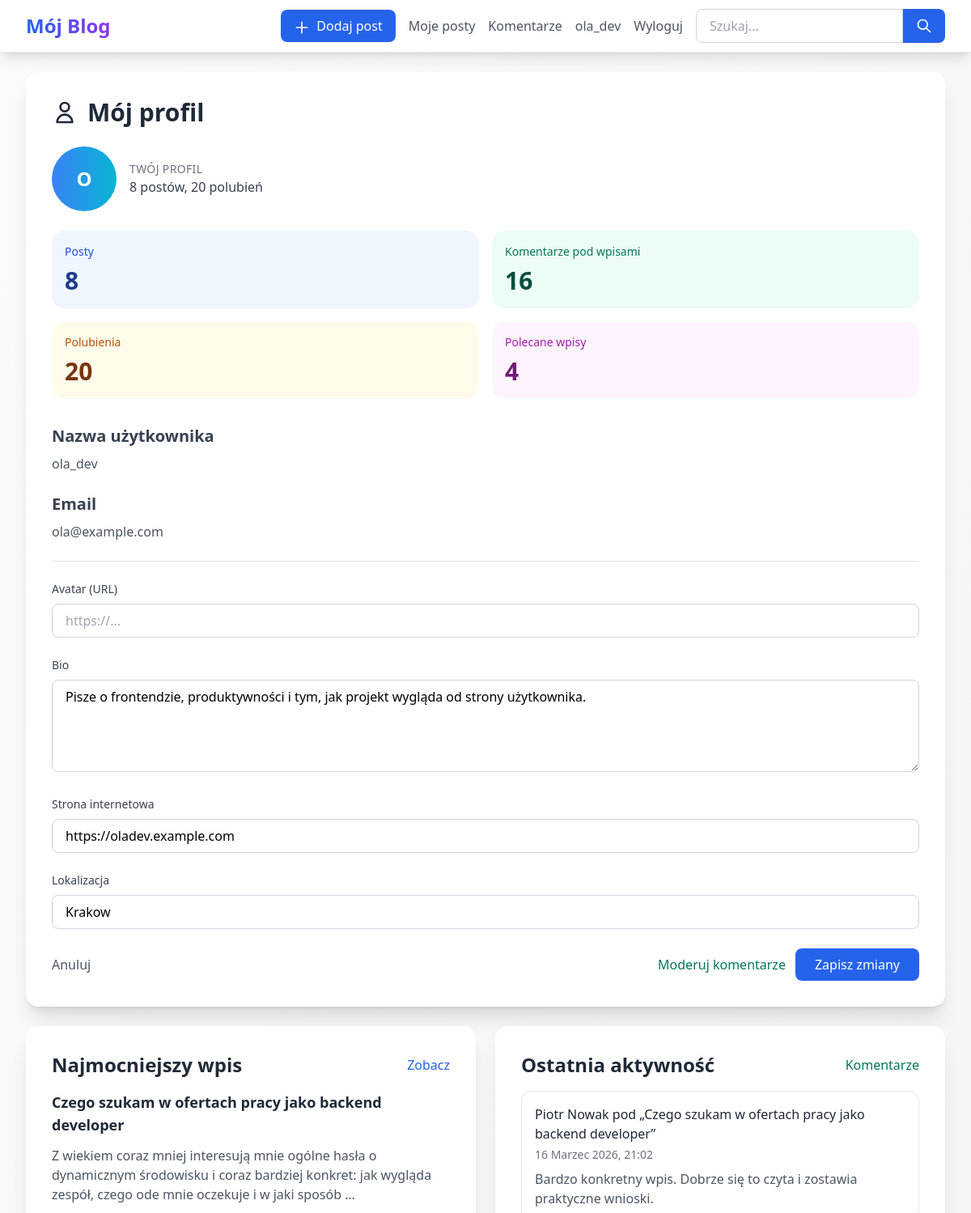
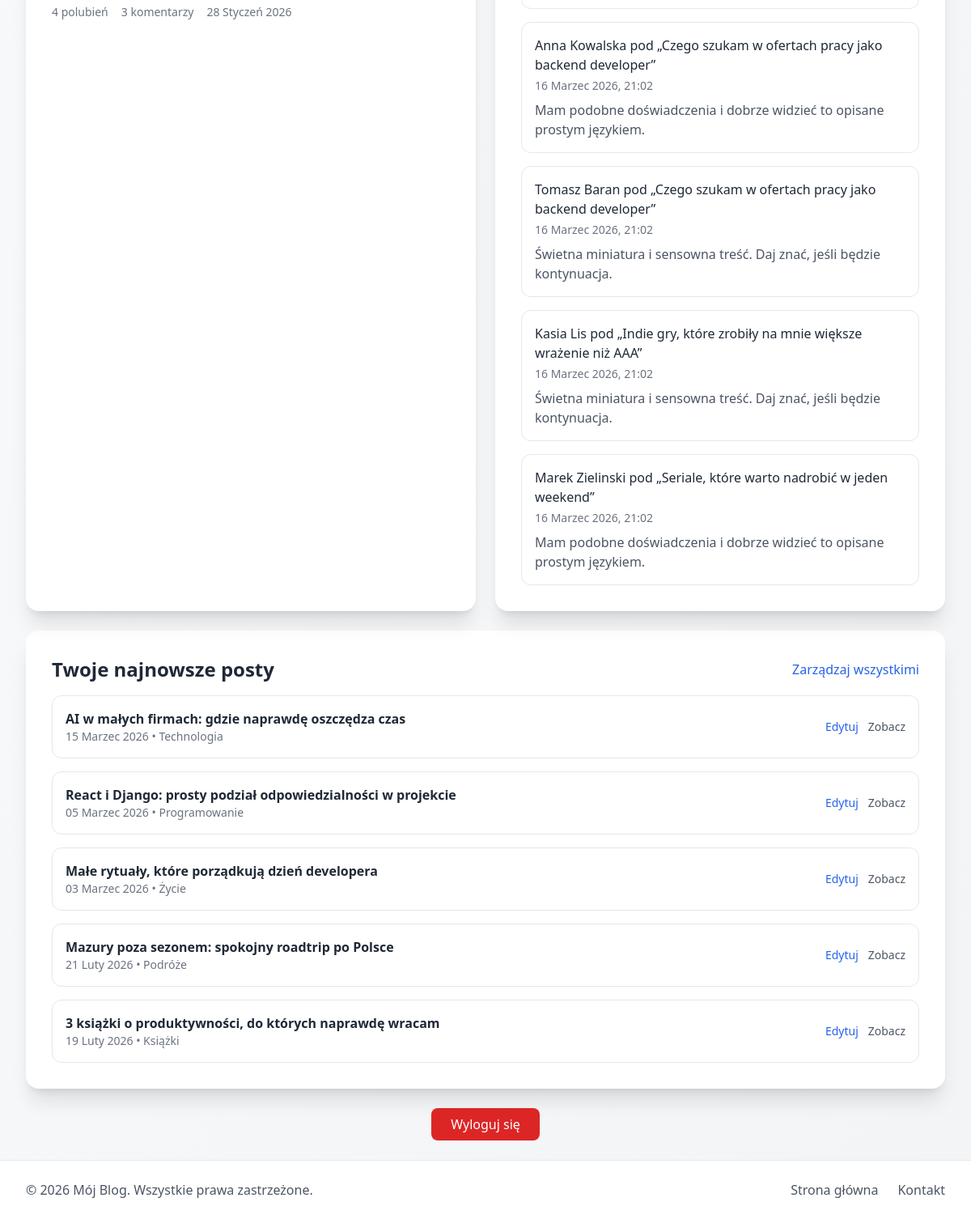
Page /profile/ (signed in) on the committed database (2 pictures, top to bottom).
### blog/models.py (models this page shows, shortened)
class Profile(models.Model):
    user = models.OneToOneField(settings.AUTH_USER_MODEL, on_delete=models.CASCADE, related_name='profile')
    avatar = models.URLField(blank=True)
    bio = models.TextField(blank=True)
    website = models.URLField(blank=True)
    location = models.CharField(max_length=100, blank=True)
    created_at = models.DateTimeField(auto_now_add=True)
    class Meta:
        verbose_name = 'Profil użytkownika'
        verbose_name_plural = 'Profile użytkowników'

class Post(models.Model):
    author = models.ForeignKey(
        settings.AUTH_USER_MODEL,
        on_delete=models.SET_NULL,
        related_name='posts',
        null=True,
        blank=True,
    )
    title = models.CharField(max_length=200)
    slug = models.SlugField(unique=True, blank=True)
    content = models.TextField()
    image_url = models.URLField(blank=True)
    category = models.ForeignKey(Category, on_delete=models.CASCADE, related_name='posts', null=True, blank=True)
    tags = models.ManyToManyField(Tag, blank=True)
    created_at = models.DateTimeField(auto_now_add=True)
    updated_at = models.DateTimeField(auto_now=True)
    is_published = models.BooleanField(default=True)
    is_featured = models.BooleanField(default=False)
    class Meta:
        verbose_name = 'Post'
        verbose_name_plural = 'Posty'
        ordering = ['-created_at']

class Comment(models.Model):
    post = models.ForeignKey(Post, on_delete=models.CASCADE, related_name='comments')
    name = models.CharField(max_length=100)
    email = models.EmailField()
    content = models.TextField()
    created_at = models.DateTimeField(auto_now_add=True)
    is_approved = models.BooleanField(default=False)
    class Meta:
        verbose_name = 'Komentarz'
        verbose_name_plural = 'Komentarze'
        ordering = ['created_at']

class Category(models.Model):
    name = models.CharField(max_length=200)
    slug = models.SlugField(unique=True)
    class Meta:
        verbose_name = 'Kategoria'
        verbose_name_plural = 'Kategorie'
        ordering = ['name']

### blog/views.py (the view)
# urls.py: path('profile/', views.profile, name='profile'),
@login_required(login_url='login')
def profile(request):
    profile_obj, _ = Profile.objects.get_or_create(user=request.user)
    if request.method == 'POST':
        form = ProfileForm(request.POST, instance=profile_obj)
        if form.is_valid():
            form.save()
            return redirect('profile')
    else:
        form = ProfileForm(instance=profile_obj)
    authored_posts = get_user_posts_queryset(request.user)
    recent_comments = get_user_comments_queryset(request.user)[:5]
    top_post = authored_posts.order_by('-like_count', '-approved_comment_count', '-created_at').first()
    return render(
        request,
        'registration/profile.html',
        {
            'form': form,
            'authored_posts': authored_posts[:5],
            'authored_posts_count': authored_posts.count(),
            'featured_posts_count': authored_posts.filter(is_featured=True).count(),
            'likes_received_count': Like.objects.filter(post__author=request.user).count(),
            'comments_received_count': Comment.objects.filter(post__author=request.user, is_approved=True).count(),
            'recent_comments': recent_comments,
            'top_post': top_post,
        },
    )

### blog/templates/registration/profile.html (shortened to what this page needs)
{% extends 'blog/base.html' %}
{% block content %}
<div class="px-4 sm:px-0">
    <div class="max-w-6xl mx-auto">
        <div class="bg-white rounded-2xl shadow-xl p-8">
            <h1 class="text-3xl font-bold text-gray-800 mb-6 flex items-center">
                <svg class="w-8 h-8 mr-3" fill="none" stroke="currentColor" viewBox="0 0 24 24">
                    <path stroke-linecap="round" stroke-linejoin="round" stroke-width="2" d="M16 7a4 4 0 11-8 0 4 4 0 018 0zM12 14a7 7 0 00-7 7h14a7 7 0 00-7-7z"></path>
                </svg>
                Mój profil
            </h1>
            <div class="flex items-center gap-4 mb-6">
                {% if user.profile.avatar %}
                <img src="{{ user.profile.avatar }}" alt="{{ user.username }}" class="w-20 h-20 rounded-full object-cover">
                {% else %}
                <div class="w-20 h-20 rounded-full bg-gradient-to-r from-blue-500 to-cyan-500 flex items-center justify-center text-white text-2xl font-bold">
                    {{ user.username|slice:":1"|upper }}
                </div>
                {% endif %}
                <div>
                    <p class="text-sm uppercase tracking-wide text-gray-500">Twój profil</p>
                    <p class="text-gray-700">{{ authored_posts_count }} postów, {{ likes_received_count }} polubień</p>
                </div>
            </div>
            <div class="grid grid-cols-1 sm:grid-cols-2 xl:grid-cols-4 gap-4 mb-8">
                <div class="rounded-2xl bg-blue-50 p-4">
                    <p class="text-sm text-blue-700">Posty</p>
                    <p class="text-3xl font-bold text-blue-900 mt-2">{{ authored_posts_count }}</p>
                </div>
                <div class="rounded-2xl bg-emerald-50 p-4">
                    <p class="text-sm text-emerald-700">Komentarze pod wpisami</p>
                    <p class="text-3xl font-bold text-emerald-900 mt-2">{{ comments_received_count }}</p>
                </div>
                <div class="rounded-2xl bg-amber-50 p-4">
                    <p class="text-sm text-amber-700">Polubienia</p>
                    <p class="text-3xl font-bold text-amber-900 mt-2">{{ likes_received_count }}</p>
                </div>
                <div class="rounded-2xl bg-fuchsia-50 p-4">
                    <p class="text-sm text-fuchsia-700">Polecane wpisy</p>
                    <p class="text-3xl font-bold text-fuchsia-900 mt-2">{{ featured_posts_count }}</p>
                </div>
            </div>
            <div class="mb-6">
                <h2 class="text-xl font-semibold text-gray-700 mb-2">Nazwa użytkownika</h2>
                <p class="text-gray-600">{{ user.username }}</p>
            </div>
            <div class="mb-6">
                <h2 class="text-xl font-semibold text-gray-700 mb-2">Email</h2>
                <p class="text-gray-600">{{ user.email }}</p>
            </div>
            <hr class="my-6">
            <form method="POST" class="space-y-6">
                <div>
                    <label class="block text-sm font-medium text-gray-700 mb-2">Avatar (URL)</label>
                    {{ form.avatar }}
                </div>
                <div>
                    <label class="block text-sm font-medium text-gray-700 mb-2">Bio</label>
                    {{ form.bio }}
                </div>
                <div>
                    <label class="block text-sm font-medium text-gray-700 mb-2">Strona internetowa</label>
                    {{ form.website }}
                </div>
                <div>
                    <label class="block text-sm font-medium text-gray-700 mb-2">Lokalizacja</label>
                    {{ form.location }}
                </div>
                <div class="flex items-center justify-between">
                    <a href="{% url 'post_list' %}" class="text-gray-600 hover:text-gray-800 font-medium">
                        Anuluj
                    </a>
                    <div class="flex items-center gap-3">
                        <a href="{% url 'my_comments' %}" class="text-emerald-700 hover:text-emerald-900 font-medium">Moderuj komentarze</a>
                        <button type="submit" class="bg-blue-600 text-white px-6 py-2 rounded-lg hover:bg-blue-700 transition font-medium">
                            Zapisz zmiany
                        </button>
                    </div>
                </div>
            </form>
        </div>
        <div class="mt-6 grid grid-cols-1 lg:grid-cols-2 gap-6">
            <section class="bg-white rounded-2xl shadow-xl p-8">
                <div class="flex items-center justify-between gap-4 mb-4">
                    <h2 class="text-2xl font-bold text-gray-800">Najmocniejszy wpis</h2>
                    {% if top_post %}
                    <a href="{% url 'post_detail' top_post.slug %}" class="text-blue-600 hover:text-blue-800 font-medium">Zobacz</a>
                    {% endif %}
                </div>
                {% if top_post %}
                <p class="text-lg font-semibold text-gray-800">{{ top_post.title }}</p>
                <p class="text-gray-600 mt-3">{{ top_post.content|truncatewords:26 }}</p>
                <div class="mt-4 flex flex-wrap gap-4 text-sm text-gray-500">
                    <span>{{ top_post.like_count }} polubień</span>
                    <span>{{ top_post.approved_comment_count }} komentarzy</span>
                    <span>{{ top_post.created_at|date:"d F Y" }}</span>
                </div>
                {% else %}
                <p class="text-gray-600">Nie masz jeszcze wpisu, który można wyróżnić w statystykach.</p>
                {% endif %}
            </section>
            <section class="bg-white rounded-2xl shadow-xl p-8">
                <div class="flex items-center justify-between gap-4 mb-4">
                    <h2 class="text-2xl font-bold text-gray-800">Ostatnia aktywność</h2>
                    <a href="{% url 'my_comments' %}" class="text-emerald-700 hover:text-emerald-900 font-medium">Komentarze</a>
                </div>
                {% if recent_comments %}
                <div class="space-y-4">
                    {% for comment in recent_comments %}
                    <div class="border border-gray-200 rounded-xl p-4">
                        <p class="font-medium text-gray-800">{{ comment.name }} pod „{{ comment.post.title }}”</p>
                        <p class="text-sm text-gray-500 mt-1">{{ comment.created_at|date:"d F Y, H:i" }}</p>
                        <p class="text-gray-600 mt-2">{{ comment.content|truncatewords:18 }}</p>
                    </div>
                    {% endfor %}
                </div>
                {% else %}
                <p class="text-gray-600">Brak ostatniej aktywności pod Twoimi postami.</p>
                {% endif %}
            </section>
        </div>
        <div class="mt-6 bg-white rounded-2xl shadow-xl p-8">
            <div class="flex items-center justify-between gap-4 flex-wrap mb-4">
                <h2 class="text-2xl font-bold text-gray-800">Twoje najnowsze posty</h2>
                <a href="{% url 'my_posts' %}" class="text-blue-600 hover:text-blue-800 font-medium">Zarządzaj wszystkimi</a>
            </div>
            {% if authored_posts %}
            <div class="space-y-4">
                {% for post in authored_posts %}
                <div class="border border-gray-200 rounded-xl p-4">
                    <div class="flex items-center justify-between gap-4">
                        <div>
                            <a href="{% url 'post_detail' post.slug %}" class="font-semibold text-gray-800 hover:text-blue-600">{{ post.title }}</a>
                            <p class="text-sm text-gray-500">{{ post.created_at|date:"d F Y" }}{% if post.category %} • {{ post.category.name }}{% endif %}</p>
                        </div>
                        <div class="flex items-center gap-3">
                            <a href="{% url 'edit_post' post.slug %}" class="text-sm text-blue-600 font-medium">Edytuj</a>
                            <a href="{% url 'post_detail' post.slug %}" class="text-sm text-gray-600 font-medium">Zobacz</a>
                        </div>
                    </div>
                </div>
                {% endfor %}
            </div>
            {% else %}
            <p class="text-gray-600">Nie masz jeszcze żadnych opublikowanych postów.</p>
            {% endif %}
        </div>
        <div class="mt-6 text-center">
            <a href="{% url 'logout' %}" class="inline-block bg-red-600 text-white px-6 py-2 rounded-lg hover:bg-red-700 transition font-medium">
                Wyloguj się
            </a>
        </div>
    </div>
</div>
{% endblock %}

### blog/templates/blog/base.html (shortened to what this page needs)
<!DOCTYPE html>
<html lang="pl">
<head>
    <script src="https://cdn.tailwindcss.com"></script>
</head>
<body class="bg-gradient-to-br from-gray-50 to-gray-100 min-h-screen flex flex-col">
    <nav class="bg-white shadow-lg border-b border-gray-200">
        <div class="max-w-7xl mx-auto px-4 sm:px-6 lg:px-8">
            <div class="flex justify-between h-16">
                <div class="flex items-center">
                    <a href="{% url 'post_list' %}" class="text-2xl font-bold bg-gradient-to-r from-blue-600 to-purple-600 bg-clip-text text-transparent">
                    </a>
                </div>
                <div class="flex items-center space-x-4">
                    {% if user.is_authenticated %}
                    <a href="{% url 'create_post' %}" class="bg-blue-600 text-white px-4 py-2 rounded-lg hover:bg-blue-700 transition font-medium">
                        <svg class="w-5 h-5 inline mr-1" fill="none" stroke="currentColor" viewBox="0 0 24 24">
                            <path stroke-linecap="round" stroke-linejoin="round" stroke-width="2" d="M12 4v16m8-8H4"></path>
                        </svg>
                        Dodaj post
                    </a>
                    <a href="{% url 'my_posts' %}" class="text-gray-600 hover:text-blue-600 transition font-medium">
                        Moje posty
                    </a>
                    <a href="{% url 'my_comments' %}" class="text-gray-600 hover:text-blue-600 transition font-medium">
                        Komentarze
                    </a>
                    <a href="{% url 'profile' %}" class="text-gray-600 hover:text-blue-600 transition font-medium">
                        {{ user.username }}
                    </a>
                    <a href="{% url 'logout' %}" class="text-gray-600 hover:text-red-600 transition font-medium">
                        Wyloguj
                    </a>
                    {% endif %}
                    <form action="{% url 'search' %}" method="GET" class="flex">
                        <input type="text" name="q" placeholder="Szukaj..."
                            class="px-4 py-2 border border-gray-300 rounded-l-lg focus:outline-none focus:ring-2 focus:ring-blue-500 focus:border-transparent w-40 sm:w-64">
                        <button type="submit"
                            class="bg-blue-600 text-white px-4 py-2 rounded-r-lg hover:bg-blue-700 transition">
                            <svg class="w-5 h-5" fill="none" stroke="currentColor" viewBox="0 0 24 24">
                                <path stroke-linecap="round" stroke-linejoin="round" stroke-width="2" d="M21 21l-6-6m2-5a7 7 0 11-14 0 7 7 0 0114 0z"></path>
                            </svg>
                        </button>
                    </form>
                </div>
            </div>
        </div>
    </nav>
    <main class="flex-grow max-w-7xl mx-auto py-6 sm:px-6 lg:px-8 w-full">
        {% block content %}{% endblock %}
    </main>
    <footer class="bg-white border-t border-gray-200 mt-auto">
        <div class="max-w-7xl mx-auto px-4 py-6 sm:px-6 lg:px-8">
            <div class="flex flex-col md:flex-row justify-between items-center">
                <p class="text-gray-600">
                    &copy; 2026 Mój Blog. Wszystkie prawa zastrzeżone.
                </p>
                <div class="flex space-x-6 mt-4 md:mt-0">
                    <a href="{% url 'post_list' %}" class="text-gray-600 hover:text-blue-600 transition">
                        Strona główna
                    </a>
                    <a href="{% url 'contact' %}" class="text-gray-600 hover:text-blue-600 transition">
                        Kontakt
                    </a>
                </div>
            </div>
        </div>
    </footer>
</body>
</html>

### rows in the picture
Profile: bio "Pisze o frontendzie, produktywności i tym, jak projekt wygląda od strony użytkownika.", website "https://oladev.example.com", location "Krakow"
Post: title "Czego szukam w ofertach pracy jako backend developer", content "Z wiekiem coraz mniej interesują mnie ogólne hasła o dynamicznym środowisku i coraz bardziej konkret: jak wygląda zespół, czego ode mnie oczekuje i w jaki sposób …", like_count "4", approved_comment_count "3", created_at "28 Styczeń 2026"
Comment: name "Piotr Nowak", post "Czego szukam w ofertach pracy jako backend developer", created_at "16 Marzec 2026, 21:02", content "Bardzo konkretny wpis. Dobrze się to czyta i zostawia praktyczne wnioski."
Comment: name "Anna Kowalska", post "Czego szukam w ofertach pracy jako backend developer", created_at "16 Marzec 2026, 21:02", content "Mam podobne doświadczenia i dobrze widzieć to opisane prostym językiem."
Comment: name "Tomasz Baran", post "Czego szukam w ofertach pracy jako backend developer", created_at "16 Marzec 2026, 21:02", content "Świetna miniatura i sensowna treść. Daj znać, jeśli będzie kontynuacja."
Comment: name "Kasia Lis", post "Indie gry, które zrobiły na mnie większe wrażenie niż AAA", created_at "16 Marzec 2026, 21:02", content "Świetna miniatura i sensowna treść. Daj znać, jeśli będzie kontynuacja."
Comment: name "Marek Zielinski", post "Seriale, które warto nadrobić w jeden weekend", created_at "16 Marzec 2026, 21:02", content "Mam podobne doświadczenia i dobrze widzieć to opisane prostym językiem."
Post: title "AI w małych firmach: gdzie naprawdę oszczędza czas", created_at "15 Marzec 2026", category.name "Technologia"
Post: title "React i Django: prosty podział odpowiedzialności w projekcie", created_at "05 Marzec 2026", category.name "Programowanie"
Post: title "Małe rytuały, które porządkują dzień developera", created_at "03 Marzec 2026", category.name "Życie"
Post: title "Mazury poza sezonem: spokojny roadtrip po Polsce", created_at "21 Luty 2026", category.name "Podróże"
Post: title "3 książki o produktywności, do których naprawdę wracam", created_at "19 Luty 2026", category.name "Książki"

### other values in the picture
{{ user.username }} "ola_dev"
{{ user.username|slice:":1"|upper }} "O"
{{ authored_posts_count }} "8"
{{ likes_received_count }} "20"
{{ comments_received_count }} "16"
{{ featured_posts_count }} "4"
{{ user.email }} "ola@example.com"
